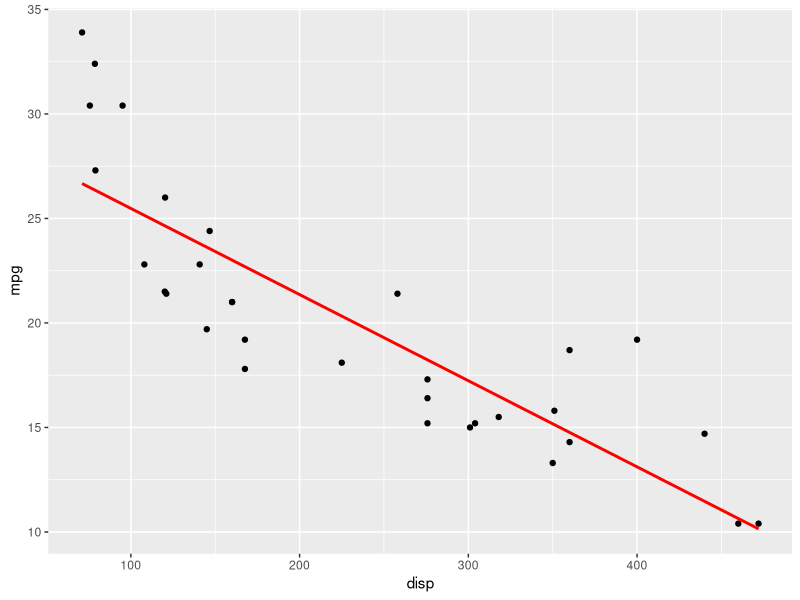

The R source for this figure:
## ---- chunk 1
library( ggplot2 )
ggplot( mtcars, aes(x=disp, y=mpg) ) + 
  geom_point( ) + 
  geom_smooth( method="lm", color="red", se=FALSE )
